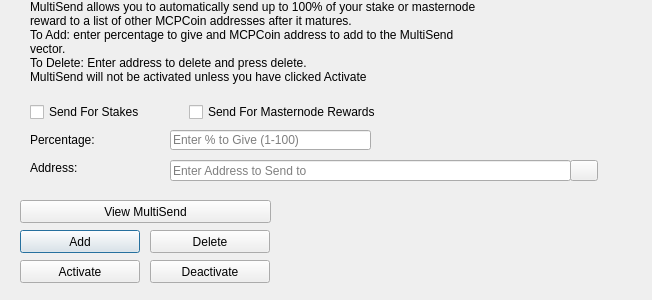
<?xml version="1.0" encoding="UTF-8"?>
<ui version="4.0">
 <class>MultiSendDialog</class>
 <widget class="QDialog" name="MultiSendDialog">
  <property name="windowModality">
   <enum>Qt::NonModal</enum>
  </property>
  <property name="geometry">
   <rect>
    <x>0</x>
    <y>0</y>
    <width>652</width>
    <height>300</height>
   </rect>
  </property>
  <property name="windowTitle">
   <string>MultiSend</string>
  </property>
  <widget class="QLineEdit" name="multiSendPercentEdit">
   <property name="geometry">
    <rect>
     <x>170</x>
     <y>130</y>
     <width>201</width>
     <height>20</height>
    </rect>
   </property>
   <property name="toolTip">
    <string>Enter whole numbers 1 - 100</string>
   </property>
   <property name="placeholderText">
    <string>Enter % to Give (1-100)</string>
   </property>
  </widget>
  <widget class="QLineEdit" name="multiSendAddressEdit">
   <property name="geometry">
    <rect>
     <x>170</x>
     <y>160</y>
     <width>401</width>
     <height>21</height>
    </rect>
   </property>
   <property name="toolTip">
    <string/>
   </property>
   <property name="placeholderText">
    <string>Enter Address to Send to</string>
   </property>
  </widget>
  <widget class="QLabel" name="label_2">
   <property name="geometry">
    <rect>
     <x>30</x>
     <y>0</y>
     <width>451</width>
     <height>121</height>
    </rect>
   </property>
   <property name="lineWidth">
    <number>1</number>
   </property>
   <property name="text">
    <string>MultiSend allows you to automatically send up to 100% of your stake or masternode reward to a list of other MCPCoin addresses after it matures.
To Add: enter percentage to give and MCPCoin address to add to the MultiSend vector.
To Delete: Enter address to delete and press delete.
MultiSend will not be activated unless you have clicked Activate</string>
   </property>
   <property name="alignment">
    <set>Qt::AlignLeading|Qt::AlignLeft|Qt::AlignTop</set>
   </property>
   <property name="wordWrap">
    <bool>true</bool>
   </property>
  </widget>
  <widget class="QLabel" name="message">
   <property name="geometry">
    <rect>
     <x>290</x>
     <y>200</y>
     <width>351</width>
     <height>91</height>
    </rect>
   </property>
   <property name="text">
    <string/>
   </property>
  </widget>
  <widget class="QPushButton" name="addButton">
   <property name="geometry">
    <rect>
     <x>20</x>
     <y>230</y>
     <width>120</width>
     <height>23</height>
    </rect>
   </property>
   <property name="toolTip">
    <string/>
   </property>
   <property name="statusTip">
    <string>Add to MultiSend Vector</string>
   </property>
   <property name="text">
    <string>Add</string>
   </property>
  </widget>
  <widget class="QPushButton" name="disableButton">
   <property name="geometry">
    <rect>
     <x>150</x>
     <y>260</y>
     <width>120</width>
     <height>23</height>
    </rect>
   </property>
   <property name="statusTip">
    <string>Deactivate MultiSend</string>
   </property>
   <property name="text">
    <string>Deactivate</string>
   </property>
  </widget>
  <widget class="QPushButton" name="addressBookButton">
   <property name="geometry">
    <rect>
     <x>570</x>
     <y>160</y>
     <width>28</width>
     <height>21</height>
    </rect>
   </property>
   <property name="toolTip">
    <string>Choose an address from the address book</string>
   </property>
   <property name="text">
    <string/>
   </property>
   <property name="icon">
    <iconset resource="../MCPCoin.qrc">
     <normaloff>:/icons/address-book</normaloff>:/icons/address-book</iconset>
   </property>
   <property name="shortcut">
    <string>Alt+A</string>
   </property>
   <property name="autoDefault">
    <bool>false</bool>
   </property>
  </widget>
  <widget class="QLabel" name="label">
   <property name="geometry">
    <rect>
     <x>30</x>
     <y>130</y>
     <width>121</width>
     <height>20</height>
    </rect>
   </property>
   <property name="toolTip">
    <string>Percentage of stake to send</string>
   </property>
   <property name="text">
    <string>Percentage:</string>
   </property>
  </widget>
  <widget class="QLabel" name="label_5">
   <property name="geometry">
    <rect>
     <x>30</x>
     <y>160</y>
     <width>111</width>
     <height>16</height>
    </rect>
   </property>
   <property name="toolTip">
    <string>Address to send portion of stake to</string>
   </property>
   <property name="text">
    <string>Address:</string>
   </property>
  </widget>
  <widget class="QPushButton" name="deleteButton">
   <property name="geometry">
    <rect>
     <x>150</x>
     <y>230</y>
     <width>120</width>
     <height>23</height>
    </rect>
   </property>
   <property name="toolTip">
    <string/>
   </property>
   <property name="statusTip">
    <string>Delete Address From MultiSend Vector</string>
   </property>
   <property name="text">
    <string>Delete</string>
   </property>
  </widget>
  <widget class="QPushButton" name="activateButton">
   <property name="geometry">
    <rect>
     <x>20</x>
     <y>260</y>
     <width>120</width>
     <height>23</height>
    </rect>
   </property>
   <property name="statusTip">
    <string>Activate MultiSend</string>
   </property>
   <property name="text">
    <string>Activate</string>
   </property>
  </widget>
  <widget class="QPushButton" name="viewButton">
   <property name="geometry">
    <rect>
     <x>20</x>
     <y>200</y>
     <width>251</width>
     <height>23</height>
    </rect>
   </property>
   <property name="toolTip">
    <string/>
   </property>
   <property name="statusTip">
    <string>View MultiSend Vector</string>
   </property>
   <property name="text">
    <string>View MultiSend</string>
   </property>
  </widget>
  <widget class="QWidget" name="horizontalLayoutWidget">
   <property name="geometry">
    <rect>
     <x>30</x>
     <y>100</y>
     <width>351</width>
     <height>24</height>
    </rect>
   </property>
   <layout class="QHBoxLayout" name="horizontalLayout">
    <item>
     <widget class="QCheckBox" name="multiSendStakeCheckBox">
      <property name="text">
       <string>Send For Stakes</string>
      </property>
     </widget>
    </item>
    <item>
     <widget class="QCheckBox" name="multiSendMasternodeCheckBox">
      <property name="text">
       <string>Send For Masternode Rewards</string>
      </property>
     </widget>
    </item>
   </layout>
  </widget>
 </widget>
 <resources>
  <include location="../MCPCoin.qrc"/>
 </resources>
 <connections/>
</ui>
